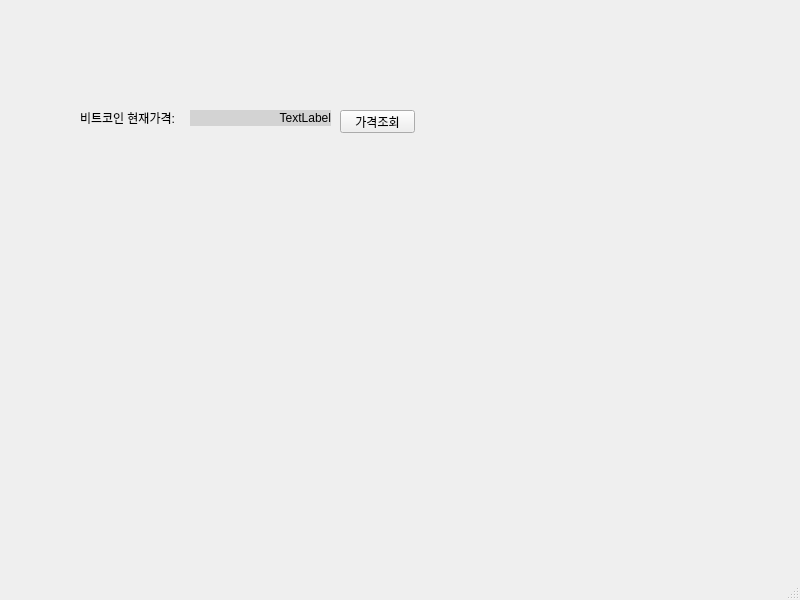
<?xml version="1.0" encoding="UTF-8"?>
<ui version="4.0">
 <class>MainWindow</class>
 <widget class="QMainWindow" name="MainWindow">
  <property name="geometry">
   <rect>
    <x>0</x>
    <y>0</y>
    <width>800</width>
    <height>600</height>
   </rect>
  </property>
  <property name="windowTitle">
   <string>MainWindow</string>
  </property>
  <widget class="QWidget" name="centralwidget">
   <widget class="QLabel" name="label">
    <property name="geometry">
     <rect>
      <x>80</x>
      <y>110</y>
      <width>111</width>
      <height>16</height>
     </rect>
    </property>
    <property name="text">
     <string>비트코인 현재가격:</string>
    </property>
   </widget>
   <widget class="QLabel" name="label_2">
    <property name="geometry">
     <rect>
      <x>190</x>
      <y>110</y>
      <width>141</width>
      <height>16</height>
     </rect>
    </property>
    <property name="styleSheet">
     <string notr="true">background-color:lightgray</string>
    </property>
    <property name="text">
     <string>TextLabel</string>
    </property>
    <property name="alignment">
     <set>Qt::AlignRight|Qt::AlignTrailing|Qt::AlignVCenter</set>
    </property>
   </widget>
   <widget class="QPushButton" name="pushButton">
    <property name="geometry">
     <rect>
      <x>340</x>
      <y>110</y>
      <width>75</width>
      <height>23</height>
     </rect>
    </property>
    <property name="text">
     <string>가격조회</string>
    </property>
   </widget>
  </widget>
  <widget class="QMenuBar" name="menubar">
   <property name="geometry">
    <rect>
     <x>0</x>
     <y>0</y>
     <width>800</width>
     <height>21</height>
    </rect>
   </property>
  </widget>
  <widget class="QStatusBar" name="statusbar"/>
 </widget>
 <resources/>
 <connections/>
</ui>
